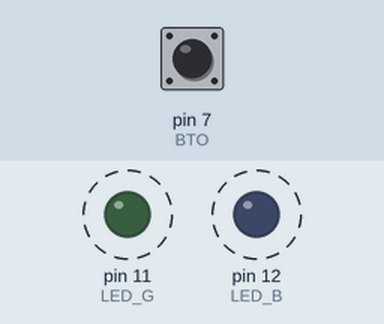
The sketch below on a simulated Arduino Uno, built with avr-gcc and run on an emulated ATmega328P. On the bench: output pins drawn as LEDs (lit = HIGH). Dashed ring = blinking. Inputs (shaded band) come from the test bench; at power-on: pin 7 (BTO) HIGH.

Above: at 0.2 s.
Timing chart, 0 to 3.0 s (numbered marks = the images above):
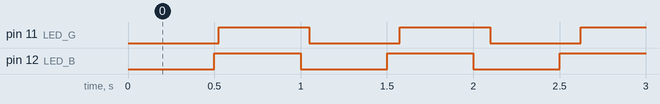

The sketch:

noBlockBlink_ovfVar.ino
```cpp
#include <avr/io.h>
#include <avr/interrupt.h>

#define BTO 7
#define LED_B 12
#define LED_G 11

#define TimerLoader = 32768


void setup() {
  pinMode(LED_B, OUTPUT);
  pinMode(LED_G, OUTPUT);
  pinMode(BTO, INPUT_PULLUP);

  cli(); // disable global interrupts

  TCCR1A = 0; // clear TCCR1A
  TCCR1B = 0; // clear TCCR1B

  TIMSK1 = (1 << TOIE1); // enable overflow interrupt
  TCCR1B |= (1 << CS12); // set prescale to F_CPU/256

  TCNT1 = 32768; // pre load timer counter

  sei(); // enable global interrupts
}

bool status_led = false;
bool status_led_g = false;

void loop() {

  digitalWrite(LED_B, status_led);

	status_led = !status_led;

	while(!digitalRead(BTO)){
		delay(100);
	}

	delay(500);
}

ISR(TIMER1_OVF_vect) {
	status_led_g = !status_led_g;
	digitalWrite(LED_G,status_led_g);
	TCNT1 = 32768;
}
```

Measured:
- by itself, pin 11 (LED_G): alternates HIGH for 0.52 s and LOW for 0.52 s
- by itself, pin 12 (LED_B): alternates HIGH for 0.50 s and LOW for 0.50 s
